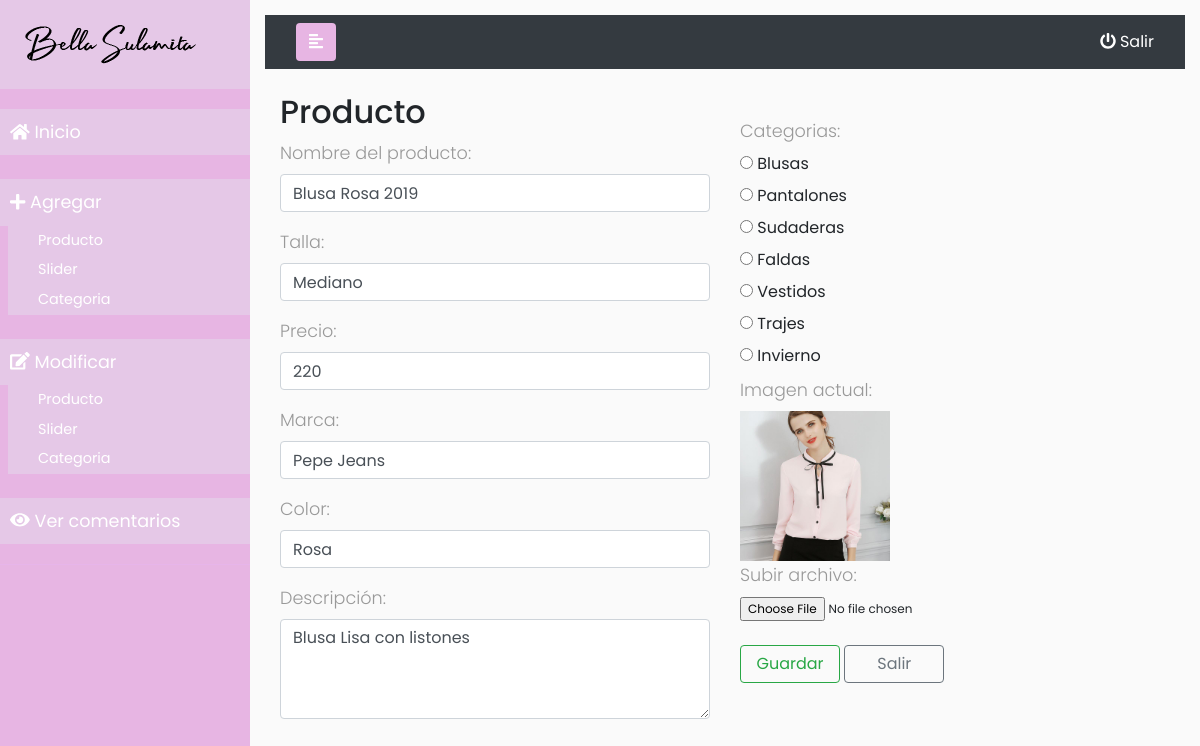
Page /administrador/editarProducto.php?id=103 (signed in) on the earlier database version.
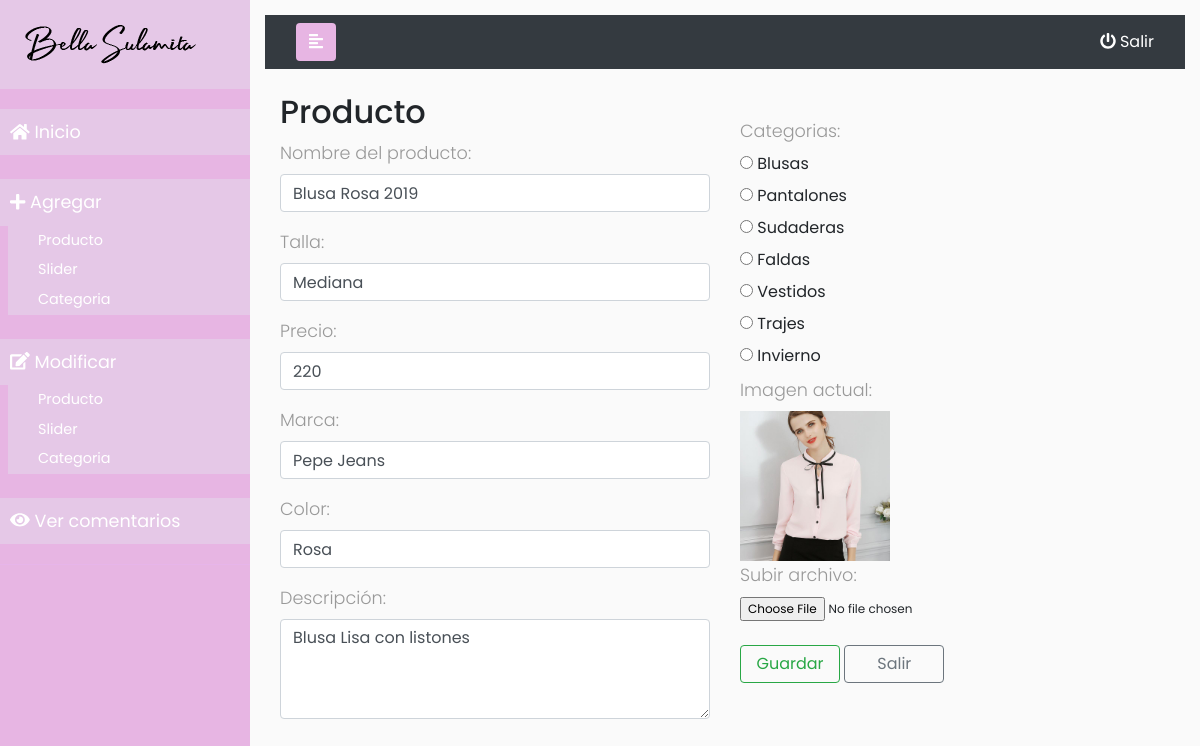
Same page on the later database version.
### tables this page shows
CREATE TABLE `productos` (
  `id` int(11) NOT NULL,
  `id_categoria` int(11) NOT NULL,
  `imagen` varchar(600) NOT NULL,
  `nombre` varchar(100) NOT NULL,
  `description` text NOT NULL,
  `precio` float NOT NULL,
  `marca` varchar(50) NOT NULL,
  `color` varchar(100) NOT NULL,
  `talla` varchar(50) NOT NULL
);

### backend/modelo/BD.php (called while the page is built, shortened)
<?php
class BD {
    private $servername = "localhost";
    private $username = "root";
    private $password = "Fabian55";
    private $database = "bellaSulamita";
    public function __construct() {
        try {
            $this->conn = new PDO("mysql:host=$this->servername;dbname=$this->database", $this->username, $this->password);
        } catch (PDOException $e) {
            echo "Connection failed: " . $e->getMessage();
        }
    }
}

### backend/controlador/CProducto.php (called while the page is built, shortened)
<?php
class CProducto {
    private $modelo;
    public function __construct() {
        $this->modelo= new MProducto();
    }
    public function mostrarProducto($ide){
        $producto = $this->modelo->consultaProducto($ide);
            return $producto;
    }
}

### backend/modelo/MProducto.php (called while the page is built, shortened)
<?php
class MProducto extends BD {
    public function consultaProducto($id) {
        try {
            $stmt = $this->conn->prepare("SELECT productos.*, categoria FROM productos inner join categoria on productos.id_categoria=categoria.id where productos.id=:id");
            $stmt->bindParam(':id', $id);
            $stmt->execute();
            foreach ($stmt->fetchAll() as $registro) {
                return $registro;
            }
            return null;
        } catch (PDOException $e) {
            echo "Error: " . $e->getMessage();
        }
    }
}

### backend/modelo/MCategoria.php (called while the page is built, shortened)
<?php
class MCategoria extends BD {
    public function consultarCategoriasAdmin(){
        try {
            $stmt = $this->conn->prepare("SELECT * FROM categoria order by id desc");
            $stmt->execute();
            return $stmt->fetchAll();
        } catch (PDOException $e) {
            echo "Error: " . $e->getMessage();
        }
    }
}

### backend/controlador/CCategoria.php (the view, shortened to what the changed rows need)
<?php
class CCategoria {
    private $modelo;
    public function __construct() {
        $this->modelo = new MCategoria();
    }
    public function mostrarCategoriasAdminA(){
        $producto = $this->modelo->consultarCategoriasAdmin();
        $acu = "";
        foreach ($producto as $produ){
            $acu .= '<input type="radio" name="categoria" id="'.$produ["categoria"].'" value="'.$produ["id"].'">
                    <label for="'.$produ["categoria"].'">'.$produ["categoria"].'</label><br>';
        }
        return $acu;
    }
}

### administrador/editarProducto.php (shortened to what the changed rows need)
<?php
include_once '../backend/modelo/BD.php';
include_once '../backend/modelo/MProducto.php';
include_once '../backend/modelo/MCategoria.php';
include_once '../backend/controlador/CProducto.php';
include_once '../backend/controlador/CCategoria.php';
$producto = new CProducto();
$categoria = new CCategoria();
$ide = (int) $_GET["id"];
$produ = $producto->mostrarProducto($ide);
?>
<!DOCTYPE html>
<html>
    <head>
        <link rel="stylesheet" href="https://stackpath.bootstrapcdn.com/bootstrap/4.3.1/css/bootstrap.min.css"
>
        <link rel="stylesheet" href="style/css_1.css" />
        <link rel="stylesheet" href="style/font-awesome.min.css">
        <link rel="stylesheet" href="https://cdn.jsdelivr.net/npm/sweetalert2@8.15.2/dist/sweetalert2.css">
    </head>
    <body>
        <div class="wrapper">
            <div style="padding: 15px; margin: 0px auto 0px auto; width: 100%" id="content">
                <div class="container-fluid">
                    <form action="editarProducto.php?id=<?php echo $ide ?>" method="POST" enctype="multipart/form-data">
                        <div class="row">
                            <div class="col-lg-6 col-sm-12">
                                <br><h2>Producto</h2>
                                <div class="input-group mb-3">
                                    <input type="text" require name="nombre" class="form-control" aria-label="Sizing example input"
                                           aria-describedby="inputGroup-sizing-default" placeholder="Nombre del producto" value="<?php echo $produ["nombre"] ?>">
                                </div>
                                <div class="input-group mb-3">
                                    <input type="text" require name="talla" class="form-control" aria-label="Sizing example input"
                                           aria-describedby="inputGroup-sizing-default" placeholder="Tallas" value="<?php echo $produ["talla"] ?>">
                                </div>
                                <div class="input-group mb-3">
                                    <input type="text" require name="precio" class="form-control" aria-label="Sizing example input"
                                           aria-describedby="inputGroup-sizing-default" placeholder="Precio" value="<?php echo $produ["precio"] ?>">
                                </div>
                                <div class="input-group mb-3">
                                    <input type="text" require name="marca" class="form-control" aria-label="Sizing example input"
                                           aria-describedby="inputGroup-sizing-default" placeholder="Marca" value="<?php echo $produ["marca"] ?>">
                                </div>
                                <div class="input-group mb-3">
                                    <input type="text" require name="color" class="form-control" aria-label="Sizing example input"
                                           aria-describedby="inputGroup-sizing-default" placeholder="Color" value="<?php echo $produ["color"] ?>">
                                </div>
                                <div class="input-group mb-3">
                                    <textarea style="height: 100px" class="form-control"
                                              aria-label="Sizing example input" require name="description"
                                              aria-describedby="inputGroup-sizing-default"
                                              placeholder="Descripcion Completa del producto"><?php echo $produ["description"] ?></textarea>
                                </div>
                            </div>
                            <div class="col-lg-6 col-sm-12">
                                <br><br><p style="margin-bottom: 5px;">Categorias:</p>
                                <?php echo $categoria->mostrarCategoriasAdminA(); ?>
                                <p style="margin-bottom: 5px;">Imagen actual:</p>
                                <img src="../<?php echo $produ["imagen"] ?>"  width="auto" height="150px"><br>
                                <p style="margin-bottom: 5px;">Subir archivo:</p>
                                <input style="font-size: 12px" type="file" name="imagen" accept="image/*"><br><br>
                                <button style="width: 100px" type="submit" class="btn btn-outline-success">Guardar</button>
                                <button style="width: 100px" type="button" class="btn btn-outline-secondary"><a href="tablaProducto.php" style="text-decoration: none">Salir</a></button>
                            </div>
                        </div>
                    </form>
                </div><br>
            </div>
        </div>
    </body>
</html>

Differences in the rows shown:
changed productos "Pepe Jeans": talla "Mediano" → "Mediana"
